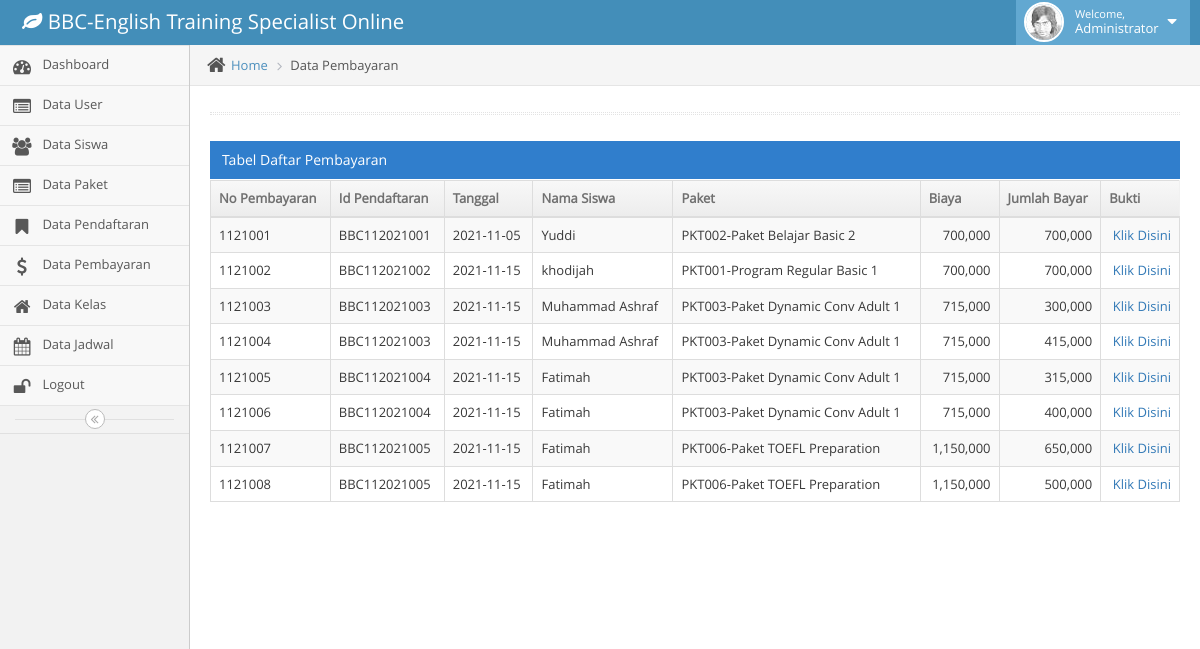
Page /admin/index.php (signed in) on the committed database.
### tables this page shows
CREATE TABLE `trx_daftar` (
  `id_daftar` char(12) NOT NULL,
  `id_siswa` char(7) NOT NULL DEFAULT '',
  `tanggal` date NOT NULL,
  `status` varchar(20) NOT NULL,
  `id_paket` char(6) NOT NULL DEFAULT '',
  `jenis_pembayaran` varchar(8) NOT NULL,
  `biaya_kursus` int(8) NOT NULL,
  `biaya_daftar` int(6) NOT NULL
);

CREATE TABLE `trx_pembayaran` (
  `no_pembayaran` char(7) NOT NULL,
  `id_daftar` char(12) NOT NULL,
  `tanggal` varchar(20) NOT NULL,
  `jumlah_bayar` int(8) NOT NULL,
  `no_rek` varchar(50) NOT NULL,
  `atas_nama` varchar(50) NOT NULL,
  `status` varchar(30) NOT NULL,
  `bukti_pembayaran` varchar(50) NOT NULL
);

CREATE TABLE `mst_siswa` (
  `id_siswa` char(7) NOT NULL,
  `nama` varchar(50) NOT NULL,
  `email` varchar(255) NOT NULL,
  `password` varchar(35) NOT NULL,
  `alamat` varchar(100) NOT NULL,
  `no_telp` varchar(50) NOT NULL,
  `no_ktp` varchar(30) NOT NULL,
  `foto` varchar(100) NOT NULL
);

CREATE TABLE `mst_paket` (
  `id_paket` char(6) NOT NULL,
  `nama` varchar(100) NOT NULL,
  `deskripsi` text NOT NULL,
  `biaya` double NOT NULL,
  `pertemuan` int(11) NOT NULL
);

### admin/dashboard.php (the view, shortened to what this page needs)
<div class="main-content">
	<div class="main-content-inner">
		<div class="breadcrumbs ace-save-state" id="breadcrumbs">
			<ul class="breadcrumb">
				<li>
					<i class="ace-icon fa fa-home home-icon"></i>
					<a href="#">Home</a>
				</li>
				<li class="active">Data Pembayaran</li>
			</ul>
		</div>
		<div class="page-content">
			<div class="row">
				<div class="col-xs-12">
					<div class="hr hr-18 dotted hr-double"></div>
					<div class="row">
						<div class="col-xs-12">
							<div class="clearfix">
							</div>
							<div class="table-header">
								Tabel Daftar Pembayaran
							</div>
							<div>
								<table id="dynamic-table" class="table table-striped table-bordered table-hover">
									<thead>
										<tr>
											<th>No Pembayaran</th>
											<th>Id Pendaftaran</th>
											<th>Tanggal</th>
											<th>Nama Siswa</th>
											<th>Paket</th>
											<th>Biaya</th>
											<th>Jumlah Bayar</th>
											<th>Bukti</th>
										</tr>
									</thead>
									<tbody>
										<?php
										$sql = "select mst_siswa.*, mst_paket.nama as nama_paket, trx_daftar.id_paket, trx_daftar.biaya_kursus, trx_daftar.biaya_daftar, trx_pembayaran.*
										from trx_daftar
										inner join mst_siswa on mst_siswa.id_siswa=trx_daftar.id_siswa
										inner join mst_paket on trx_daftar.id_paket=mst_paket.id_paket
										inner join trx_pembayaran on trx_daftar.id_daftar=trx_pembayaran.id_daftar where trx_pembayaran.status='Sudah Konfirmasi'";
										$query = mysql_query($sql);
										while ($result = mysql_fetch_array($query)) {
											$biaya = $result['biaya_kursus'] + $result['biaya_daftar'];
										?>
											<tr>
												<td><?= $result['no_pembayaran']; ?></td>
												<td><?= $result['id_daftar']; ?></td>
												<td><?= $result['tanggal']; ?></td>
												<td><?= $result['nama']; ?></td>
												<td><?= $result['id_paket'] . "-" . $result['nama_paket']; ?></td>
												<td align='right'><?= number_format($biaya); ?></td>
												<td align='right'><?= number_format($result['jumlah_bayar']); ?></td>
												<td align='right'>
													<a href="bukti-pembayaran/<?= $result['bukti_pembayaran']; ?>" target="_blank">Klik Disini</a>
												</td>
											</tr>
										<?php
										}
										?>
									</tbody>
								</table>
							</div>
						</div>
					</div>
				</div>
			</div>
		</div>
	</div>
</div>

### admin/index.php (shortened to what this page needs)
<!DOCTYPE html>
<html lang="en">
<head>
	<link rel="stylesheet" href="assets/css/bootstrap.min.css" />
	<link rel="stylesheet" href="assets/font-awesome/4.5.0/css/font-awesome.min.css" />
	<link rel="stylesheet" href="assets/css/ace.min.css" class="ace-main-stylesheet" id="main-ace-style" />
	<link rel="stylesheet" href="assets/css/ace-skins.min.css" />
	<link rel="stylesheet" href="assets/css/ace-rtl.min.css" />
</head>
<body class="no-skin">
	<div id="navbar" class="navbar navbar-default          ace-save-state">
		<div class="navbar-container ace-save-state" id="navbar-container">
			<div class="navbar-header pull-left">
				<a href="" class="navbar-brand">
					<small>
						<i class="fa fa-leaf"></i>
						BBC-English Training Specialist Online
					</small>
				</a>
			</div>
			<div class="navbar-buttons navbar-header pull-right" role="navigation">
				<ul class="nav ace-nav">
					<li class="light-blue dropdown-modal">
						<a data-toggle="dropdown" href="#" class="dropdown-toggle">
							<img class="nav-user-photo" src="assets/images/avatars/user.jpg" alt="Jason's Photo" />
							<span class="user-info">
								<small>Welcome,</small>
								Administrator
							</span>
							<i class="ace-icon fa fa-caret-down"></i>
						</a>
					</li>
				</ul>
			</div>
		</div>
	</div>
	<div class="main-container ace-save-state" id="main-container">
		<div id="sidebar" class="sidebar                  responsive                    ace-save-state">
			<ul class="nav nav-list">
				<li class="">
					<a href="?menu=dashboard">
						<i class="menu-icon fa fa-tachometer"></i>
						<span class="menu-text"> Dashboard </span>
					</a>
				</li>
				<li class="">
					<a href="?menu=user">
						<i class="menu-icon fa fa-list-alt"></i>
						<span class="menu-text"> Data User </span>
					</a>
				</li>
				<li class="">
					<a href="?menu=siswa">
						<i class="menu-icon fa fa-users"></i>
						<span class="menu-text"> Data Siswa </span>
					</a>
				</li>
				<li class="">
					<a href="?menu=paket">
						<i class="menu-icon fa fa-list-alt"></i>
						<span class="menu-text"> Data Paket </span>
					</a>
				</li>
				<li class="">
					<a href="?menu=pendaftaran">
						<i class="menu-icon fa fa-bookmark"></i>
						<span class="menu-text"> Data Pendaftaran </span>
					</a>
				</li>
				<li class="">
					<a href="?menu=pembayaran">
						<i class="menu-icon fa fa-dollar"></i>
						<span class="menu-text"> Data Pembayaran </span></a>
				</li>
				<li class="">
					<a href="?menu=kelas">
						<i class="menu-icon fa fa-home"></i>
						<span class="menu-text"> Data Kelas </span></a>
				</li>
				<li class="">
					<a href="?menu=jadwal">
						<i class="menu-icon fa fa-calendar"></i>
						<span class="menu-text"> Data Jadwal </span></a>
				</li>
				<li class="">
					<a href="proses-login.php?logout=1">
						<i class="menu-icon fa fa-unlock "></i>
						<span class="menu-text"> Logout </span>
					</a>
				</li>
			</ul>
			<div class="sidebar-toggle sidebar-collapse" id="sidebar-collapse">
				<i id="sidebar-toggle-icon" class="ace-icon fa fa-angle-double-left ace-save-state" data-icon1="ace-icon fa fa-angle-double-left" data-icon2="ace-icon fa fa-angle-double-right"></i>
			</div>
		</div>
		<?php $menu = "";
		switch ($menu) {
			default:
				include("dashboard.php");
				break;
		} ?>
	</div>
</body>
</html>

### rows in the picture
trx_daftar: trx_pembayaran.no_pembayaran "1121001", trx_pembayaran.id_daftar "BBC112021001", trx_pembayaran.tanggal "2021-11-05", id_siswa.nama "Yuddi", id_paket "PKT002", id_paket.nama "Paket Belajar Basic 2", biaya "700,000", trx_pembayaran.jumlah_bayar "700,000"
trx_daftar: trx_pembayaran.no_pembayaran "1121002", trx_pembayaran.id_daftar "BBC112021002", trx_pembayaran.tanggal "2021-11-15", id_siswa.nama "khodijah", id_paket "PKT001", id_paket.nama "Program Regular Basic 1", biaya "700,000", trx_pembayaran.jumlah_bayar "700,000"
trx_daftar: trx_pembayaran.no_pembayaran "1121003", trx_pembayaran.id_daftar "BBC112021003", trx_pembayaran.tanggal "2021-11-15", id_siswa.nama "Muhammad Ashraf", id_paket "PKT003", id_paket.nama "Paket Dynamic Conv Adult 1", biaya "715,000", trx_pembayaran.jumlah_bayar "300,000", trx_pembayaran.no_pembayaran "1121004", trx_pembayaran.jumlah_bayar "415,000"
trx_daftar: trx_pembayaran.no_pembayaran "1121005", trx_pembayaran.id_daftar "BBC112021004", trx_pembayaran.tanggal "2021-11-15", id_siswa.nama "Fatimah", id_paket "PKT003", id_paket.nama "Paket Dynamic Conv Adult 1", biaya "715,000", trx_pembayaran.jumlah_bayar "315,000", trx_pembayaran.no_pembayaran "1121006", trx_pembayaran.jumlah_bayar "400,000"
trx_daftar: trx_pembayaran.no_pembayaran "1121007", trx_pembayaran.id_daftar "BBC112021005", trx_pembayaran.tanggal "2021-11-15", id_siswa.nama "Fatimah", id_paket "PKT006", id_paket.nama "Paket TOEFL Preparation", biaya "1,150,000", trx_pembayaran.jumlah_bayar "650,000", trx_pembayaran.no_pembayaran "1121008", trx_pembayaran.jumlah_bayar "500,000"
